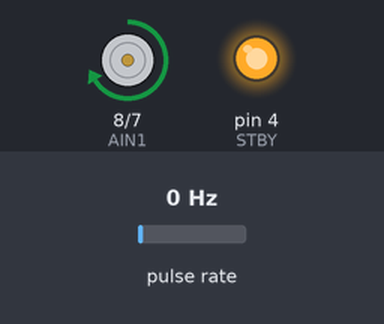
A sketch run on a simulated Arduino Nano, built with avr-gcc and run on an emulated ATmega328P. Parts: motor-driver pin pairs drawn as motors (green arrow = first pin HIGH = forward, orange = second pin HIGH = backward, longer = more drive, scaled by the enable pin, stopped while the standby pin is LOW), output pins drawn as LEDs (lit = HIGH). Wiring (inferred from the names in the program): pulse sensor: data pin 2. Inputs (shaded band) come from the test bench; at power-on: pulse rate 0 Hz. What the sketch prints to the serial monitor is not drawn.

Above: at 1.2 s.
1.3 s: pulse rate (sensor on pin 2) set to 50 Hz
At 1.71 s:
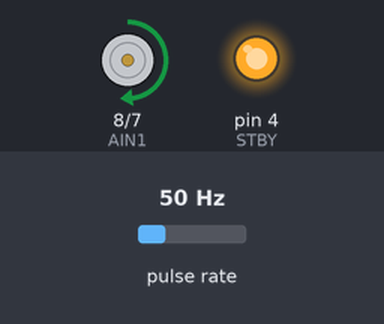
At 2.71 s:
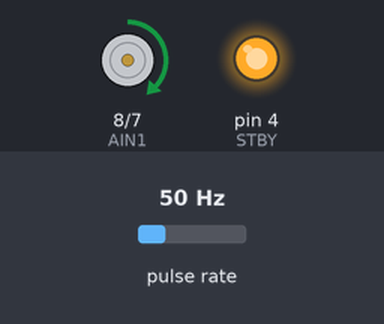
4.3 s: pulse rate (sensor on pin 2) set to 82 Hz
At 5.7 s:
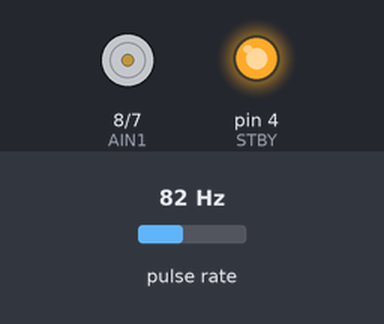
6.1 s: pulse rate (sensor on pin 2) set to 27 Hz
9.1 s: pulse rate (sensor on pin 2) set to 24 Hz
Timing chart, 0 to 13.1 s (numbered marks = the images above; inputs shaded):
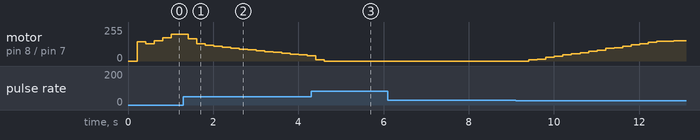

Measured:
- after the input at 1.3 s, motor on pin 8 (AIN1) / pin 7 (AIN2): moves from forward 200/255 to forward 40/255 over 2.8 s, starting after 0.11 s
- after the input at 6.1 s, every drawn part: stays the same

The sketch:

phase3_pid_speed.ino
```cpp
/*
 * Phase 3 — Closed-Loop Speed Control (PID)
 *
 * Controls motor speed to a target using encoder feedback.
 *
 * Connections:
 * - Encoder Left D0 → D2 (INT0)
 * - STBY → D4 | PWMA → D5 | AIN2 → D7 | AIN1 → D8
 * - Battery+ → TB6612 VM | Nano 5V → TB6612 VCC
 */

// ============================================================================
// PIN DEFINITIONS
// ============================================================================
const uint8_t ENCODER_LEFT_PIN = 2;
const uint8_t STBY = 4;
const uint8_t PWMA = 5;
const uint8_t AIN1 = 8;
const uint8_t AIN2 = 7;

// ============================================================================
// PID CONFIGURATION
// ============================================================================
float targetSpeed = 80.0;   // pulses/second — change to test different speeds

// kP: proportional — instant reaction to current error
// kI: integral — builds up to hold steady-state PWM (must be able to reach ~110 at error=0)
// kD: derivative — brakes against rapid speed change
float kP = 1.0;
float kI = 1.5;
float kD = 0.1;

// kI × INTEGRAL_MAX = max integral PWM contribution — must exceed steady-state PWM (~110)
// 1.5 × 80 = 120 → just enough headroom (10 PWM margin over ~110 needed)
const float INTEGRAL_MAX = 80.0;

float integral   = 0;
float lastError  = 0;
int   motorPWM   = 0;

// ============================================================================
// ENCODER
// ============================================================================
volatile long encoderCount = 0;

void encoderISR() {
  encoderCount++;
}

// ============================================================================
// TIMING
// ============================================================================
unsigned long lastPIDTime    = 0;
unsigned long lastReportTime = 0;
const unsigned long PID_INTERVAL    = 200;   // 200ms → ~16 pulses/window at 80p/s, halves quantization noise
const unsigned long REPORT_INTERVAL = 500;

long lastCount = 0;
float currentSpeed = 0;

// ============================================================================
// MOTOR
// ============================================================================
void motorSet(int pwm) {
  pwm = constrain(pwm, -255, 255);
  if (pwm >= 0) {
    digitalWrite(AIN1, HIGH);
    digitalWrite(AIN2, LOW);
    analogWrite(PWMA, pwm);
  } else {
    digitalWrite(AIN1, LOW);
    digitalWrite(AIN2, HIGH);
    analogWrite(PWMA, -pwm);
  }
  motorPWM = pwm;
}

void motorStop() {
  digitalWrite(AIN1, LOW);
  digitalWrite(AIN2, LOW);
  analogWrite(PWMA, 0);
  motorPWM = 0;
}

// ============================================================================
// PID UPDATE
// ============================================================================
void updatePID(unsigned long now) {
  if (now - lastPIDTime < PID_INTERVAL) return;

  float dt = (now - lastPIDTime) / 1000.0;  // seconds
  lastPIDTime = now;

  noInterrupts();
  long count = encoderCount;
  interrupts();

  long delta = count - lastCount;
  lastCount  = count;
  float rawSpeed = delta / dt;
  // EMA filter: blends new measurement (40%) with previous estimate (60%) to reduce pulse-count noise
  currentSpeed = 0.6f * currentSpeed + 0.4f * rawSpeed;

  float error = targetSpeed - currentSpeed;
  integral   += error * dt;
  integral    = constrain(integral, -INTEGRAL_MAX, INTEGRAL_MAX);  // anti-windup
  float derivative = (error - lastError) / dt;
  lastError  = error;

  float output = (kP * error) + (kI * integral) + (kD * derivative);
  output = constrain(output, 0, 255);   // forward-only: no reversal on overshoot
  motorSet((int)output);
}

// ============================================================================
// REPORT
// ============================================================================
void printReport(unsigned long now) {
  if (now - lastReportTime < REPORT_INTERVAL) return;
  lastReportTime = now;

  Serial.print(F("Target: "));
  Serial.print(targetSpeed, 1);
  Serial.print(F(" p/s | Actual: "));
  Serial.print(currentSpeed, 1);
  Serial.print(F(" p/s | PWM: "));
  Serial.println(motorPWM);
}

// ============================================================================
// SETUP
// ============================================================================
void setup() {
  Serial.begin(115200);
  while (!Serial) { ; }

  Serial.println(F("\n====================================="));
  Serial.println(F("Phase 3 — PID Speed Control"));
  Serial.println(F("====================================="));
  Serial.print(F("Target speed: "));
  Serial.print(targetSpeed);
  Serial.println(F(" p/s"));
  Serial.println(F("Change 'targetSpeed' in code to test different speeds."));
  Serial.println();

  pinMode(ENCODER_LEFT_PIN, INPUT_PULLUP);
  attachInterrupt(digitalPinToInterrupt(ENCODER_LEFT_PIN), encoderISR, CHANGE);

  pinMode(STBY, OUTPUT);
  pinMode(PWMA, OUTPUT);
  pinMode(AIN1, OUTPUT);
  pinMode(AIN2, OUTPUT);
  digitalWrite(STBY, HIGH);

  lastPIDTime    = millis();
  lastReportTime = millis();
}

// ============================================================================
// LOOP
// ============================================================================
void loop() {
  unsigned long now = millis();
  updatePID(now);
  printReport(now);
}
```
